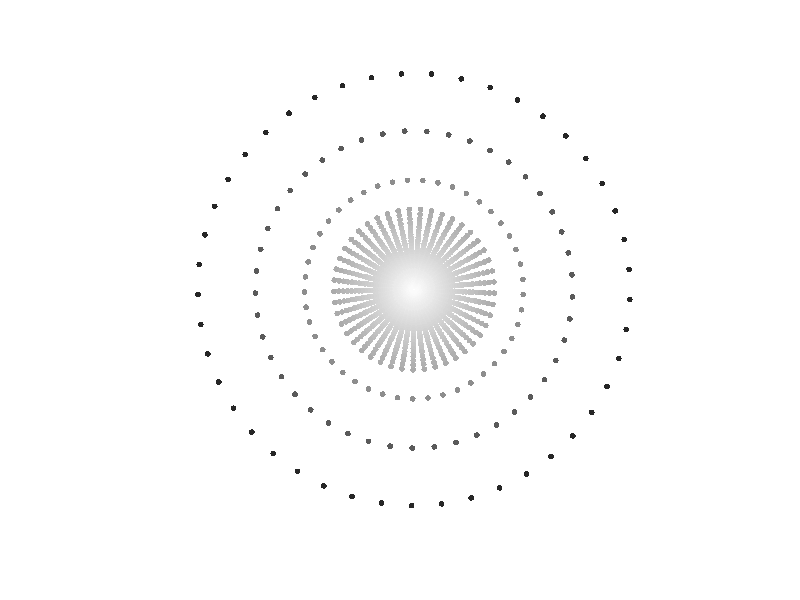

Source code (MATLAB):
%=============================================================================
% Copyright (c) 2026-present Allan CORNET (Nelson)
%=============================================================================
% This file is part of Nelson.
%=============================================================================
% LICENCE_BLOCK_BEGIN
% SPDX-License-Identifier: LGPL-3.0-or-later
% LICENCE_BLOCK_END
%=============================================================================
% Animate rings of points moving through a tunnel.
ringCount = 45;
dotsPerRing = 45;
outerRadius = 120;
innerRadius = 1.5;
shrinkFactor = 0.94;
rotationPerFrame = 0.015;
framesPerSecond = 30;
frameCount = 90;

radialDistribution = linspace(0, 1, ringCount) .^ 1.4;
initialRadii = innerRadius + ...
  (outerRadius - innerRadius) * radialDistribution;
angles = linspace(0, 2 * pi, dotsPerRing + 1);
angles(end) = [];
[angleGrid, radiusGrid] = meshgrid(angles, initialRadii);

x = radiusGrid .* cos(angleGrid);
y = radiusGrid .* sin(angleGrid);
brightness = 1 - radiusGrid(:) / outerRadius;
brightness(brightness < 0.15) = 0.15;
colors = [brightness brightness brightness];

figureHandle = figure('SelectionHighlight', 'off', 'ToolBar', 'none', ...
  'Color', 'k', 'Name', 'Dot tunnel', 'NumberTitle', 'off');
axesHandle = axes('Parent', figureHandle, 'Color', 'k');
scatterHandle = scatter(axesHandle, x(:), y(:), 18, colors, 'filled');
axis(axesHandle, 'equal');
axis(axesHandle, 'off');
axis(axesHandle, [-outerRadius outerRadius -outerRadius outerRadius]);
set(axesHandle, 'ZLim', [-1 1], 'ZTick', [-1 0 1]);

frameDuration = 1 / framesPerSecond;
for frameIndex = 1:frameCount
  if ~isgraphics(figureHandle) || ~isgraphics(scatterHandle)
    break
  end
  frameTimer = tic();
  angleGrid = angleGrid + rotationPerFrame;
  radiusGrid = radiusGrid * shrinkFactor;
  radiusGrid(radiusGrid < innerRadius) = outerRadius;
  x = radiusGrid .* cos(angleGrid);
  y = radiusGrid .* sin(angleGrid);
  brightness = 1 - radiusGrid(:) / outerRadius;
  brightness(brightness < 0.15) = 0.15;
  colors = [brightness brightness brightness];
  set(scatterHandle, 'XData', x(:), 'YData', y(:), 'CData', colors);
  drawnow();
  pause(max(0, frameDuration - toc(frameTimer)));
end
%=============================================================================
